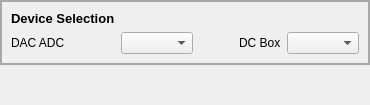
      <widget class="QWidget" name="tab_4">
       <property name="styleSheet">
        <string notr="true">#tab_4{
background: black
}
</string>
       </property>
       <attribute name="title">
        <string>Sample Characterizer</string>
       </attribute>
       <layout class="QVBoxLayout" name="verticalLayout_5" stretch="2,9">
        <property name="leftMargin">
         <number>0</number>
        </property>
        <property name="topMargin">
         <number>0</number>
        </property>
        <property name="rightMargin">
         <number>0</number>
        </property>
        <property name="bottomMargin">
         <number>0</number>
        </property>
        <item>
         <widget class="QFrame" name="frame_7">
          <property name="styleSheet">
           <string notr="true">#frame_7{
border: 2px solid rgb(168,168,168)
}</string>
          </property>
          <property name="frameShape">
           <enum>QFrame::StyledPanel</enum>
          </property>
          <property name="frameShadow">
           <enum>QFrame::Raised</enum>
          </property>
          <layout class="QGridLayout" name="gridLayout_7" rowstretch="1,1" columnstretch="1,1,1,1,1">
           <item row="1" column="1">
            <widget class="QComboBox" name="comboBox_Sample_DACADC"/>
           </item>
           <item row="0" column="0">
            <widget class="QLabel" name="label_63">
             <property name="sizePolicy">
              <sizepolicy hsizetype="Preferred" vsizetype="Fixed">
               <horstretch>0</horstretch>
               <verstretch>0</verstretch>
              </sizepolicy>
             </property>
             <property name="font">
              <font>
               <pointsize>10</pointsize>
               <weight>75</weight>
               <bold>true</bold>
              </font>
             </property>
             <property name="text">
              <string>Device Selection</string>
             </property>
            </widget>
           </item>
           <item row="1" column="3">
            <widget class="QLabel" name="label_71">
             <property name="text">
              <string>DC Box</string>
             </property>
            </widget>
           </item>
           <item row="1" column="0">
            <widget class="QLabel" name="label_72">
             <property name="text">
              <string>DAC ADC</string>
             </property>
            </widget>
           </item>
           <item row="1" column="2">
            <spacer name="horizontalSpacer_9">
             <property name="orientation">
              <enum>Qt::Horizontal</enum>
             </property>
             <property name="sizeType">
              <enum>QSizePolicy::Preferred</enum>
             </property>
             <property name="sizeHint" stdset="0">
              <size>
               <width>40</width>
               <height>20</height>
              </size>
             </property>
            </spacer>
           </item>
           <item row="1" column="4">
            <widget class="QComboBox" name="comboBox_Sample_DCBox"/>
           </item>
          </layout>
         </widget>
        </item>
        <item>
         <spacer name="verticalSpacer_2">
          <property name="orientation">
           <enum>Qt::Vertical</enum>
          </property>
          <property name="sizeHint" stdset="0">
           <size>
            <width>20</width>
            <height>40</height>
           </size>
          </property>
         </spacer>
        </item>
       </layout>
      </widget>
